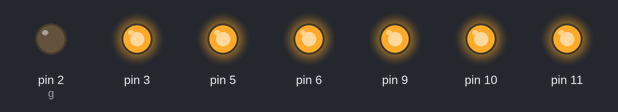
The sketch below on a simulated Arduino Uno, built with avr-gcc and run on an emulated ATmega328P. On the bench: output pins drawn as LEDs (lit = HIGH).

Above: at 0.1 s.
At 1.1 s:
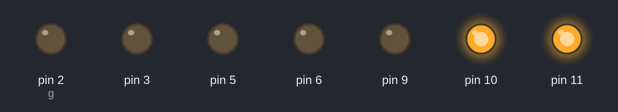
At 2.1 s:
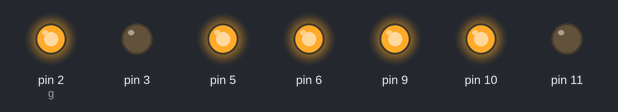
At 4.1 s:
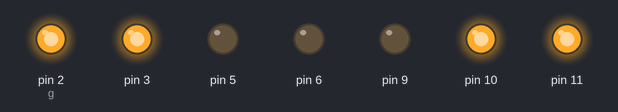
At 6.1 s:
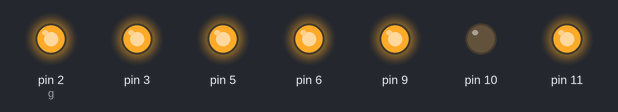
At 9.1 s:
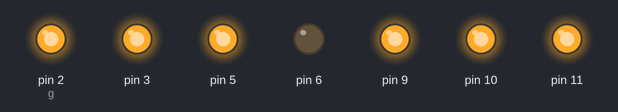
Timing chart, 0 to 10.6 s (numbered marks = the images above):
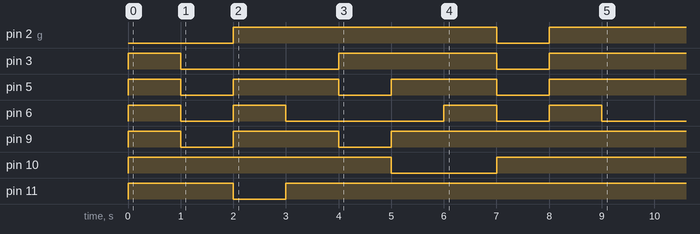

The sketch:

SSD_DisplayDigits_SingleFunctions.ino
```cpp
void setup() {
  pinMode(9, OUTPUT);  // a
  pinMode(10, OUTPUT); // b
  pinMode(11, OUTPUT); // c
  pinMode(5, OUTPUT);  // d
  pinMode(6, OUTPUT);  // e
  pinMode(3, OUTPUT);  // f
  pinMode(2, OUTPUT);  // g (added now)

  display0(); delay(1000);
  display1(); delay(1000);
  display2(); delay(1000);
  display3(); delay(1000);
  display4(); delay(1000);
  display5(); delay(1000);
  display6(); delay(1000);
  display7(); delay(1000);
  display8(); delay(1000);
  display9(); delay(1000);
}

void loop() {
  // Nothing here
}

void display0() {
  digitalWrite(9, HIGH);   // a
  digitalWrite(10, HIGH);  // b
  digitalWrite(11, HIGH);  // c
  digitalWrite(5, HIGH);   // d
  digitalWrite(6, HIGH);   // e
  digitalWrite(3, HIGH);   // f
  digitalWrite(2, LOW);    // g OFF
}

void display1() {
  digitalWrite(9, LOW);
  digitalWrite(10, HIGH);
  digitalWrite(11, HIGH);
  digitalWrite(5, LOW);
  digitalWrite(6, LOW);
  digitalWrite(3, LOW);
  digitalWrite(2, LOW);
}

void display2() {
  digitalWrite(9, HIGH);
  digitalWrite(10, HIGH);
  digitalWrite(11, LOW);
  digitalWrite(5, HIGH);
  digitalWrite(6, HIGH);
  digitalWrite(3, LOW);
  digitalWrite(2, HIGH);
}

void display3() {
  digitalWrite(9, HIGH);
  digitalWrite(10, HIGH);
  digitalWrite(11, HIGH);
  digitalWrite(5, HIGH);
  digitalWrite(6, LOW);
  digitalWrite(3, LOW);
  digitalWrite(2, HIGH);
}

void display4() {
  digitalWrite(9, LOW);
  digitalWrite(10, HIGH);
  digitalWrite(11, HIGH);
  digitalWrite(5, LOW);
  digitalWrite(6, LOW);
  digitalWrite(3, HIGH);
  digitalWrite(2, HIGH);
}

void display5() {
  digitalWrite(9, HIGH);
  digitalWrite(10, LOW);
  digitalWrite(11, HIGH);
  digitalWrite(5, HIGH);
  digitalWrite(6, LOW);
  digitalWrite(3, HIGH);
  digitalWrite(2, HIGH);
}

void display6() {
  digitalWrite(9, HIGH);
  digitalWrite(10, LOW);
  digitalWrite(11, HIGH);
  digitalWrite(5, HIGH);
  digitalWrite(6, HIGH);
  digitalWrite(3, HIGH);
  digitalWrite(2, HIGH);
}

void display7() {
  digitalWrite(9, HIGH);
  digitalWrite(10, HIGH);
  digitalWrite(11, HIGH);
  digitalWrite(5, LOW);
  digitalWrite(6, LOW);
  digitalWrite(3, LOW);
  digitalWrite(2, LOW);
}

void display8() {
  digitalWrite(9, HIGH);
  digitalWrite(10, HIGH);
  digitalWrite(11, HIGH);
  digitalWrite(5, HIGH);
  digitalWrite(6, HIGH);
  digitalWrite(3, HIGH);
  digitalWrite(2, HIGH);
}

void display9() {
  digitalWrite(9, HIGH);
  digitalWrite(10, HIGH);
  digitalWrite(11, HIGH);
  digitalWrite(5, HIGH);
  digitalWrite(6, LOW);
  digitalWrite(3, HIGH);
  digitalWrite(2, HIGH);
}
```
